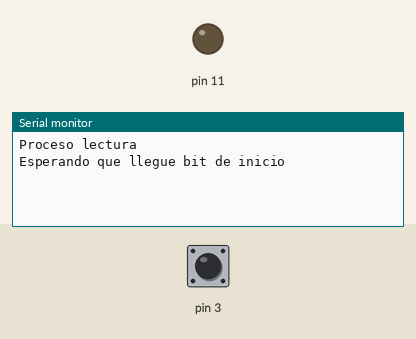
A sketch run on a simulated Arduino Uno, built with avr-gcc and run on an emulated ATmega328P. Shown: output pins drawn as LEDs (lit = HIGH), the last lines printed to the serial monitor. The test bench sets the inputs (shaded band); at power-on: pin 3 HIGH.

Above: at 1.2 s.
1.3 s: pin 3 driven LOW
At 1.81 s:
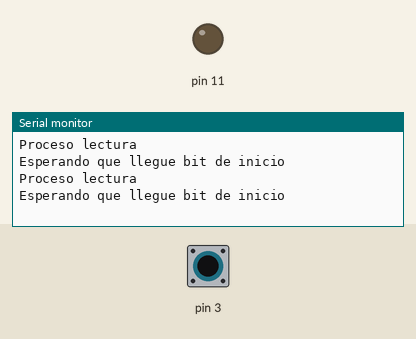
4.3 s: pin 3 driven HIGH
5.8 s: pin 3 pulsed LOW 2 times (0.12 s each, 0.3 s apart)
At 8.4 s:
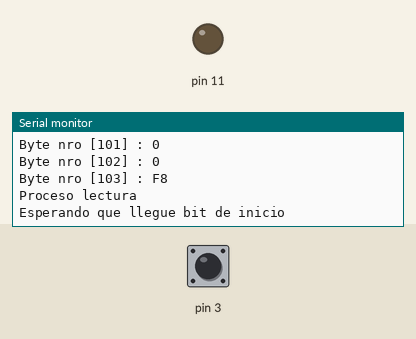
Timing chart, 0 to 9.9 s (numbered marks = the images above; inputs shaded):
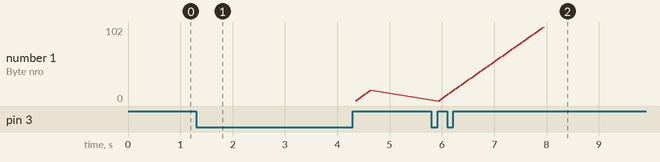

The sketch:

MAIN.ino
```cpp
int baudios = 9600;
int bit_time = 104;
int char_time = bit_time * 11;
int slave_id;

void setup() {
  slave_id = 1;
  pinMode(3, INPUT);
  pinMode(11, OUTPUT);
  Serial.begin(baudios);
  delayMicroseconds(char_time * 4);
}

void wait_bit(int times = 1) {
  delayMicroseconds(bit_time * times);
}

void wait_char(int times = 1) {
  delayMicroseconds(char_time * times);
}

void start() {
  Serial.println("Esperando que llegue bit de inicio");
  while(true){
//    Serial.println(digitalRead(3) == HIGH ? 1 : 0);
    if(digitalRead(3) == LOW) {
      wait_bit();
      return;
    }
  }
}

int proximo_bit() {
  unsigned long inicio = micros();
  /**
   * state=0 : Sigo leyendo bytes
   * state=1 : Termino la trama
   * state=-1 : Error en la trama
   */
  int state = 1;
  //Serial.println("Esperando el proximo byte");
  while( (micros() - inicio) < (char_time * 3.5) ) {
    if ( digitalRead(3) == LOW ) {
      if ( (micros() - inicio) > (char_time * 1.5) ) {
        state = -1; //PROXIMO BIT EXCEDIDO
      } else {
        state = 0; //PROXIMO BIT EN TIEMPO
      }
      wait_bit();
      break;
    }
  }
  return state;
}

boolean bit_stop( int quantity = 2) {
  return true;
}

boolean leerByte(int& ptr) {
  volatile int valor = 0;
  volatile int parity = 0;
  for( int index = 1; index <= 128; index = index * 2 ) {
    if ( digitalRead(3) == HIGH ) {
      valor = valor + index;
      parity++;
    }
    wait_bit();
  }
  ptr = valor;
//  Serial.print("Paridad: ");
//  Serial.println(parity);
  parity = (parity % 2) == 0 ? HIGH : LOW;
  if ( parity == digitalRead(3) ) {
    return false;
  }
  wait_bit();
  return true;
}

void escribirByte(int valor) {
  volatile int cociente = valor;
  digitalWrite(3,LOW); // Bit de inicio
  wait_bit();

  volatile int parity = 0;
  for ( int i = 0; i < 8 ; i++ ) {
    if ( cociente == 0 ) {
      digitalWrite( 3, HIGH );
      wait_bit();
      continue; //evita las divisiones y el chequeo si ya se completo el numero. sirve para rellenar los 8 bits
    }
    volatile int resto = cociente % 2;
    cociente = floor(cociente / 2);
    if ( resto == 1 ) {
      digitalWrite( 3, LOW );
      parity++;
    } else {
      digitalWrite( 3, HIGH );
    }
    wait_bit();
  }
  parity = (parity % 2) == 0 ? HIGH : LOW;
  digitalWrite(3, parity);
  wait_bit();
  digitalWrite(3,HIGH);
}

boolean procesoLectura(int (&dato)[256], int& index){
  Serial.println("Proceso lectura");
  digitalWrite(11,LOW);
  pinMode(3, INPUT);
  start(); //espero el primer bit de inicio
  while( index < 256) {
    if( ! leerByte(dato[index]) ) {
      Serial.println("Error al leer byte");
      return false;
    }
    //Serial.println(dato[index]);
    index++;
    switch( proximo_bit() ) { //espero el bit de inicio del siguiente byte
      case 0: //sigo leyendo
        // Serial.println("Sigo leyendo");
        break;
      case 1: //trama finalizada
       Serial.println("TRAMA FINALIZADA");
       for ( int i = 0; i < index; i++ ) {
         Serial.print("Byte nro [");
         Serial.print(i);
         Serial.print("] : ");
         Serial.println(dato[i],HEX);
       }
        return true;
      case -1: //error de trama
        Serial.println("Error en la trama");
        return false;
      default: //algun error extraño
        Serial.println("Un error extranio");
        return false;
    }
  }
}

// void responder(int (&dato)[256], int &longitud) {
//   Serial.println("Responde a maestro");
//   pinMode(3, OUTPUT);
//   digitalWrite(11,HIGH);
//   digitalWrite(3, HIGH);
//   wait_char(4);
//   for( int i = 0; i < longitud; i++ ) {
//     escribirByte(dato[i]);
//   }
//   return;
// }

// void responder( int dato[256], int longitud ) {
//   for( int i = 0 ; i < longitud ; i++ ) {
//     Serial.println(dato[i]);
//   }
// }

void loop() {
  int dato[256];
  int longitud = 0;
  if ( ! procesoLectura(dato,longitud) ) {
    Serial.println("Hubo un error en la lectura de la trama");
  }
}
```

Measured:
- after the input at 5.8 s, the serial monitor: prints a new line after 0.45 s (image 2)
- plotted number 1: 15 → 102 after the input at 5.8 s
